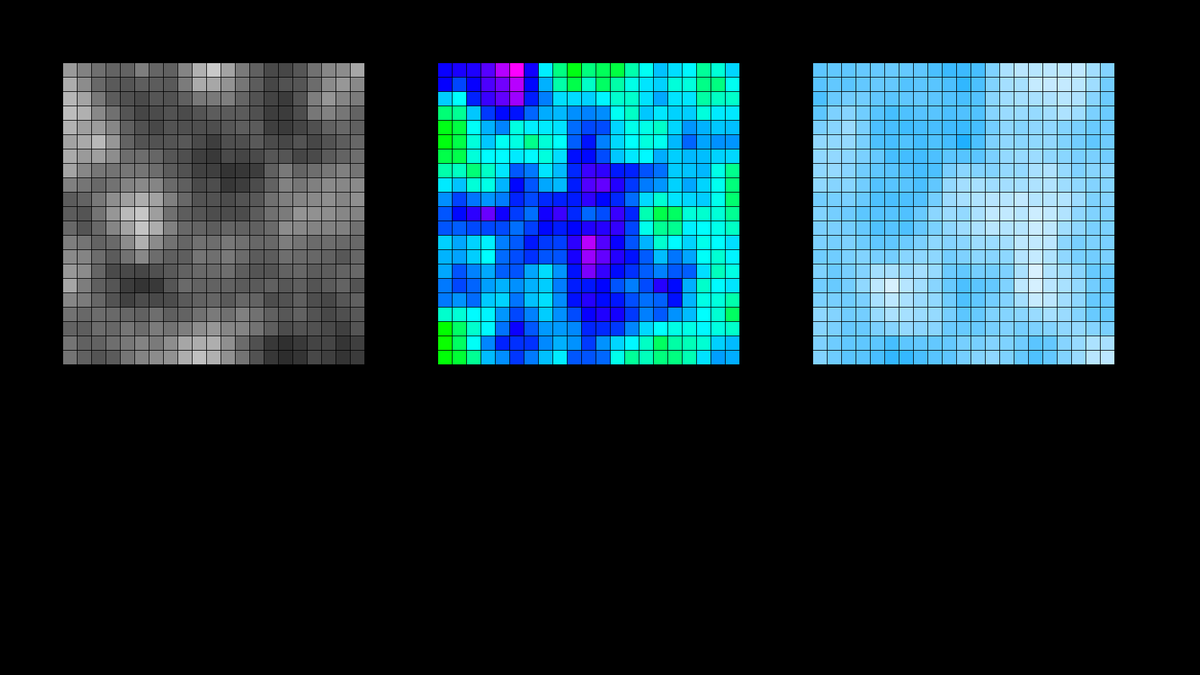
Frame 1 (no input)
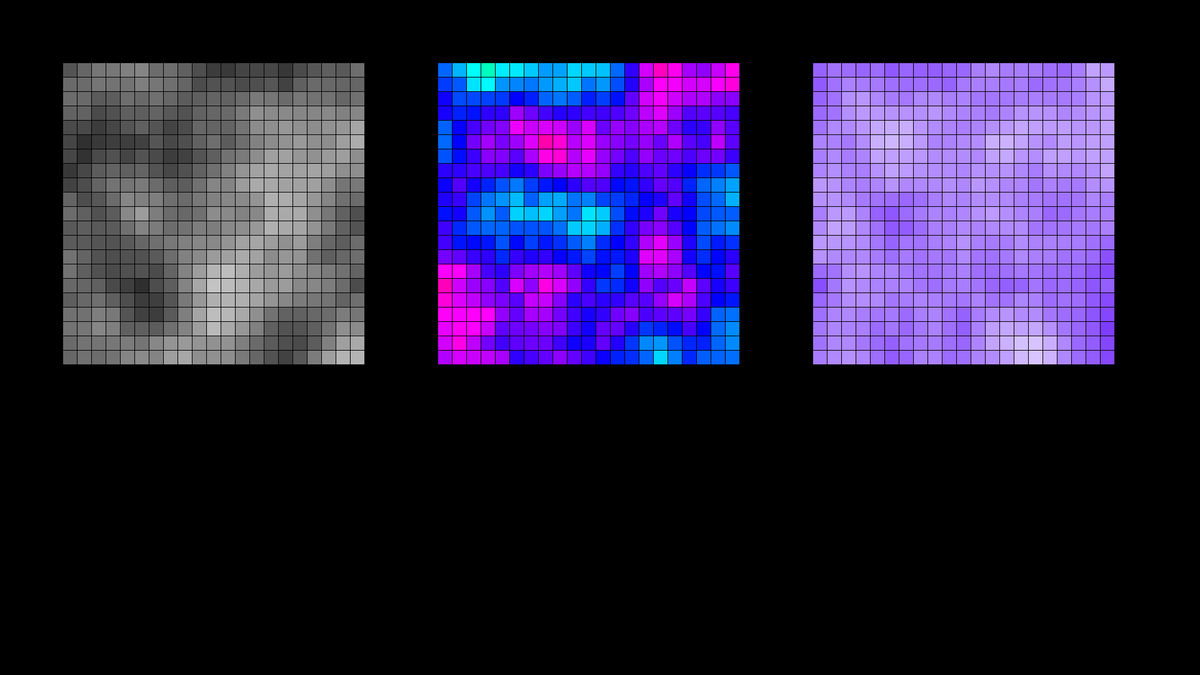
Frame 60 (the mouse pressed at the canvas centre just before this capture)
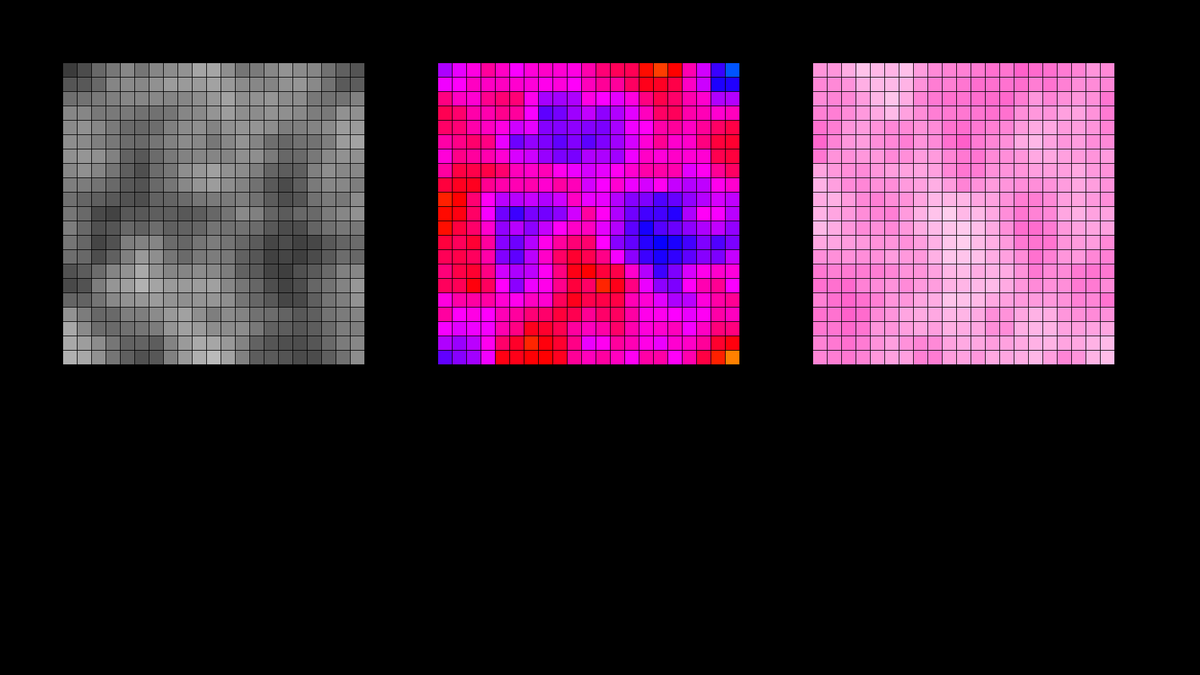
Frame 120 (the mouse held since frame 60 and released just before this capture)

The Processing sketch that drew these frames (run headless with seeded random() and noise(); from frame 60 on, the mouse is pressed at the canvas centre):

// Processing sketch: noise_2d_explanation_HSB_circle
// ── noise_2d_explanation_HSB_circle.pde
float xIndex = 0.0;
float step = .2;
int topMargin1 = 100;
int leftMargin1 = 100;
int topMargin2 = 500;
int leftMargin2 = 700;
int leftMargin3 = 1300;
int leftMargin4 = 1000;
int leftMargin5 = 1300;
float currentRow = 0.0;
int colorCenter = 200;
int colorRange = 300;
int LEDCount = 32;
int xCoords[] = new int[LEDCount];
int yCoords[] = new int[LEDCount];
float angle = TWO_PI / LEDCount;
int radius = round(LEDCount / PI);
int diameter = 2 * radius + 1;
float boxSize = 500 / diameter;
float zIndex = 0;
float zStep = .03;

void setup()
{
  size(1920, 1080);
  colorMode(HSB, 360, 100, 100);
  for (int i = 0; i < LEDCount; ++i)
  {
    xCoords[i] = round((cos(angle * i)+ 1) * radius );
    yCoords[i] = round((sin(angle * i) + 1)* radius );
  }
}
void draw()
{
  zIndex += zStep;
  colorCenter = (colorCenter + 1) % 360;
  background(0);
  stroke(0);
  strokeWeight(1);

  //light
  for (int row = 0; row < diameter; ++row)
  {
    for (int col = 0; col < diameter; ++col)
    {
      float noiseVal = noise(col * step, row * step, zIndex);
      fill(0, 0, noiseVal * 100);
      rect(col * boxSize + leftMargin1, row * boxSize + topMargin1, boxSize, boxSize);
    }
  }
  for (int i = 0; i < LEDCount; ++i) {
    float noiseVal = noise(xCoords[i] * step, yCoords[i] * step, zIndex);
    fill(0, 0, noiseVal * 100);
    rect(xCoords[i] * boxSize + leftMargin1, yCoords[i] * boxSize + topMargin1, boxSize, boxSize);
  }
  //hue
  for (int row = 0; row < diameter; ++row)
  {
    for (int col = 0; col < diameter; ++col)
    {
      float noiseVal = noise(col * step, row * step + 50, zIndex);
      float hue = (colorCenter - (colorRange / 2) + noiseVal * colorRange + 360) % 360;
      color c = color(hue, 100, 100);
      fill(c);
      rect(col * boxSize + leftMargin2, row * boxSize + topMargin1, boxSize, boxSize);
    }
  }
  // //saturation
  for (int row = 0; row < diameter; ++row)
  {
    for (int col = 0; col < diameter; ++col)
    {
      float noiseVal = noise(col * step, row * step + 100, zIndex);
      color c = color(colorCenter, 100 * noiseVal, 100);
      fill(c);
      rect(col * boxSize + leftMargin3, row * boxSize + topMargin1, boxSize, boxSize);
    }
  }
  
  delay(50);
}
